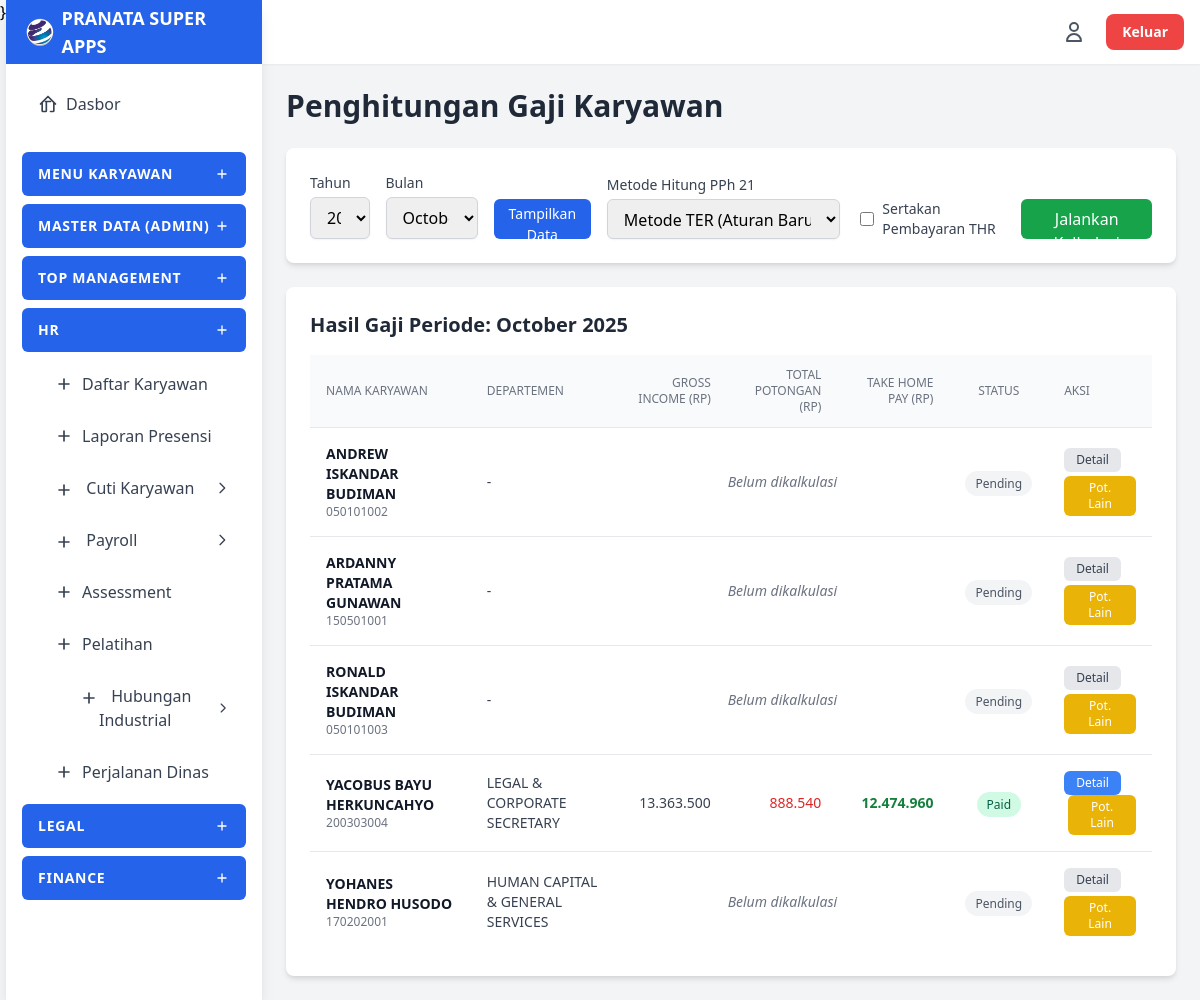
The page /modules/hr/hr_hitung_gaji.php (signed in) on the database its author committed.
### tables this page shows
CREATE TABLE `users` (
  `id` int(11) NOT NULL,
  `nik` varchar(50) NOT NULL COMMENT 'Nomor Induk Karyawan',
  `password` varchar(255) NOT NULL COMMENT 'Gunakan password_hash() di PHP',
  `nama_lengkap` varchar(255) NOT NULL,
  `email` varchar(255) NOT NULL,
  `jenis_kelamin` enum('Laki-laki','Perempuan') DEFAULT NULL,
  `alamat` text DEFAULT NULL,
  `telepon` varchar(30) DEFAULT NULL,
  `no_ktp` varchar(50) DEFAULT NULL,
  `npwp` varchar(50) DEFAULT NULL,
  `status_perkawinan` varchar(20) DEFAULT NULL COMMENT 'Misal: TK/0, K/1, K/2, K/3',
  `pendidikan_terakhir` enum('Tidak Sekolah','SD','SMP','SMA/SMK','D1','D2','D3','S1','S2','S3') DEFAULT NULL,
  `jumlah_tanggungan` int(2) NOT NULL DEFAULT 0,
  `nama_jabatan` varchar(100) DEFAULT NULL,
  `pic` varchar(100) DEFAULT NULL,
  `id_direktorat` int(11) DEFAULT NULL,
  `id_divisi` int(11) DEFAULT NULL,
  `id_departemen` int(11) DEFAULT NULL,
  `id_section` int(11) DEFAULT NULL,
  `atasan_id` int(11) DEFAULT NULL COMMENT 'FK ke users.id (Atasan Langsung)',
  `tanggal_masuk` date DEFAULT NULL,
  `jumlah_cuti` int(5) DEFAULT 12,
  `penempatan_kerja` varchar(100) DEFAULT NULL,
  `status_karyawan` enum('PKWT','PKWTT','BOD','BOC','Freelance','OS','Magang','KHL') NOT NULL DEFAULT 'PKWT',
  `terakhir_cuti` date DEFAULT NULL,
  `expired_pkwt` date DEFAULT NULL,
  `bank_nama` varchar(100) DEFAULT NULL,
  `bank_rekening` varchar(100) DEFAULT NULL,
  `bank_atas_nama` varchar(255) DEFAULT NULL,
  `kontak_darurat_nama` varchar(255) DEFAULT NULL,
  `kontak_darurat_hubungan` varchar(100) DEFAULT NULL,
  `kontak_darurat_telepon` varchar(30) DEFAULT NULL,
  `tier` enum('Admin','Staf','Supervisor','Manager','Direksi','Komisaris','Pemegang Saham') NOT NULL,
  `app_akses` enum('Admin','HR','Legal','Finance','Top Management','Karyawan') NOT NULL DEFAULT 'Karyawan',
  `foto_profile_path` varchar(255) DEFAULT NULL,
  `created_at` timestamp NOT NULL DEFAULT current_timestamp()
);

CREATE TABLE `departemen` (
  `id` int(11) NOT NULL,
  `id_divisi` int(11) NOT NULL,
  `nama_departemen` varchar(255) NOT NULL,
  `kode_departemen` varchar(2) DEFAULT NULL COMMENT '2 digit kode unik departemen',
  `nomor_urut_terakhir` int(3) NOT NULL DEFAULT 0 COMMENT 'Nomor urut terakhir yg digunakan',
  `id_pimpinan` int(11) DEFAULT NULL COMMENT 'FK ke users.id (Manager)'
);

CREATE TABLE `payroll_history` (
  `id` int(11) NOT NULL,
  `user_id` int(11) NOT NULL,
  `periode_tahun` year(4) NOT NULL,
  `periode_bulan` int(2) NOT NULL,
  `tanggal_mulai_periode` date NOT NULL,
  `tanggal_selesai_periode` date NOT NULL,
  `jumlah_hari_kerja_periode` int(2) NOT NULL,
  `jumlah_kehadiran_aktual` int(2) NOT NULL,
  `gaji_pokok_final` bigint(20) NOT NULL DEFAULT 0 COMMENT 'Gaji pokok setelah pro-rata (jika absen)',
  `total_tunjangan_tetap` bigint(20) NOT NULL DEFAULT 0,
  `total_tunjangan_tidak_tetap` bigint(20) NOT NULL DEFAULT 0,
  `total_tunjangan_lain` bigint(20) NOT NULL DEFAULT 0 COMMENT 'Misal: Tunj. Komunikasi (Reimburse)',
  `total_gross_income` bigint(20) NOT NULL DEFAULT 0,
  `total_potongan_bpjs` bigint(20) NOT NULL DEFAULT 0,
  `total_potongan_pph21` bigint(20) NOT NULL DEFAULT 0,
  `total_potongan_lainnya` bigint(20) NOT NULL DEFAULT 0 COMMENT 'Dari tabel payroll_potongan_lain',
  `take_home_pay` bigint(20) NOT NULL DEFAULT 0,
  `status` enum('Calculated','Locked','Paid') NOT NULL DEFAULT 'Calculated',
  `calculated_by_id` int(11) NOT NULL,
  `calculated_at` timestamp NOT NULL DEFAULT current_timestamp() ON UPDATE current_timestamp()
);

### modules/hr/hr_hitung_gaji.php (the view, shortened to what this page needs)
<?php
require '../../includes/header.php';
$errors = [];
$current_db_year = 2025;
$current_db_month = 10;
$filter_tahun = (int)($_GET['filter_tahun'] ?? $current_db_year);
$filter_bulan = (int)($_GET['filter_bulan'] ?? $current_db_month);
$limit = 25;
$page = isset($_GET['halaman']) ? (int)$_GET['halaman'] : 1;
$offset = ($page - 1) * $limit;
$sql_where_users = " WHERE u.status_karyawan IN ('PKWT', 'PKWTT', 'BOD', 'BOC') AND u.tier != 'Admin' ";
$payroll_results = [];
$sql_display = "SELECT
                    u.id as user_id, u.nama_lengkap, u.nik, d.nama_departemen,
                    ph.id as history_id, ph.gaji_pokok_final,
                    ph.total_tunjangan_tetap, ph.total_tunjangan_tidak_tetap, ph.total_tunjangan_lain,
                    ph.total_gross_income, ph.total_potongan_bpjs,
                    ph.total_potongan_pph21, ph.total_potongan_lainnya,
                    ph.take_home_pay, ph.status
                FROM users u
                LEFT JOIN departemen d ON u.id_departemen = d.id
                LEFT JOIN payroll_history ph ON u.id = ph.user_id
                                              AND ph.periode_tahun = ?
                                              AND ph.periode_bulan = ?
                $sql_where_users
                ORDER BY u.nama_lengkap ASC
                LIMIT ? OFFSET ?";
$stmt_display = $conn->prepare($sql_display);
if (!$stmt_display) {
     $errors[] = "Gagal prepare query display: " . $conn->error;
} else {
    $stmt_display->bind_param("iiii", $filter_tahun, $filter_bulan, $limit, $offset);
    $stmt_display->execute();
    $result_display = $stmt_display->get_result();
    while ($row = $result_display->fetch_assoc()) {
        $payroll_results[] = $row;
    }
}
require '../../includes/sidebar.php';
?>
<main class="flex-1 overflow-x-hidden overflow-y-auto bg-gray-100 p-6">
    <h1 class="text-3xl font-bold text-gray-800 mb-6">Penghitungan Gaji Karyawan</h1>
    <div class="card mb-6">
        <div class="card-content">
            <div class="flex flex-col md:flex-row justify-between items-start md:items-end gap-4">
                <form action="hr_hitung_gaji.php" method="GET" class="flex items-end gap-4">
                    <div>
                        <label for="filter_tahun" class="form-label">Tahun</label>
                        <select id="filter_tahun" name="filter_tahun" class="form-input">
                            <?php for ($y = 2024; $y <= 2026; $y++): ?>
                            <option value="<?php echo $y; ?>" <?php if ($y == $filter_tahun) echo 'selected'; ?>><?php echo $y; ?></option>
                            <?php endfor; ?>
                        </select>
                    </div>
                    <div>
                        <label for="filter_bulan" class="form-label">Bulan</label>
                        <select id="filter_bulan" name="filter_bulan" class="form-input">
                            <?php for ($m = 1; $m <= 12; $m++): ?>
                            <option value="<?php echo $m; ?>" <?php if ($m == $filter_bulan) echo 'selected'; ?>><?php echo date('F', mktime(0, 0, 0, $m, 10)); ?></option>
                            <?php endfor; ?>
                        </select>
                    </div>
                    <button type="submit" class="btn-primary-sm bg-blue-600 hover:bg-blue-700 h-10">
                        Tampilkan Data
                    </button>
                </form>
                <form id="runCalculationForm" action="hr_hitung_gaji.php?filter_tahun=<?php echo $filter_tahun; ?>&filter_bulan=<?php echo $filter_bulan; ?>" method="POST" class="flex items-end gap-3">
                    <div>
                        <label for="metode_pph_pilihan" class="form-label">Metode Hitung PPh 21</label>
                        <select id="metode_pph_pilihan" name="metode_pph_pilihan" class="form-input h-10">
                            <option value="TER">Metode TER (Aturan Baru PMK 168)</option>
                        </select>
                    </div>
                    <div class="flex items-center h-10 ml-2">
                        <input id="include_thr" name="include_thr" type="checkbox" value="1" class="h-5 w-5 text-blue-600 border-gray-300 rounded focus:ring-blue-500">
                        <label for="include_thr" class="ml-2 block text-sm font-medium text-gray-700">
                            Sertakan Pembayaran THR
                        </label>
                    </div>
                    <button type="button"
                            onclick="openConfirmRunModal()"
                            class="btn-primary-sm bg-green-600 hover:bg-green-700 h-10 text-base px-4 py-2">
                        Jalankan Kalkulasi
                    </button>
                </form>
                </div>
        </div>
    </div>
    <div class="card">
        <div class="card-content">
            <h3 class="text-xl font-semibold text-gray-800 mb-4">
                Hasil Gaji Periode: <?php echo date('F', mktime(0, 0, 0, $filter_bulan, 10)) . " " . $filter_tahun; ?>
            </h3>
            <div class="overflow-x-auto">
                <table class="w-full divide-y divide-gray-200">
                    <thead class="bg-gray-50">
                        <tr>
                            <th class="px-4 py-3 text-left text-xs font-medium text-gray-500 uppercase">Nama Karyawan</th>
                            <th class="px-4 py-3 text-left text-xs font-medium text-gray-500 uppercase">Departemen</th>
                            <th class="px-4 py-3 text-right text-xs font-medium text-gray-500 uppercase">Gross Income (Rp)</th>
                            <th class="px-4 py-3 text-right text-xs font-medium text-gray-500 uppercase">Total Potongan (Rp)</th>
                            <th class="px-4 py-3 text-right text-xs font-medium text-gray-500 uppercase">Take Home Pay (Rp)</th>
                            <th class="px-4 py-3 text-center text-xs font-medium text-gray-500 uppercase">Status</th>
                            <th class="px-4 py-3 text-left text-xs font-medium text-gray-500 uppercase">Aksi</th>
                        </tr>
                    </thead>
                    <tbody class="bg-white divide-y divide-gray-200">
                        <?php if (empty($payroll_results)): ?>
                            <tr>
                                <td colspan="7" class="px-4 py-4 text-center text-sm text-gray-500">
                                    Tidak ada data karyawan.
                                </td>
                            </tr>
                        <?php else: ?>
                            <?php foreach ($payroll_results as $row): ?>
                                <tr>
                                    <td class="px-4 py-4 text-sm text-gray-900">
                                        <div class="font-semibold"><?php echo htmlspecialchars($row['nama_lengkap']); ?></div>
                                        <div class="text-xs text-gray-500"><?php echo htmlspecialchars($row['nik']); ?></div>
                                    </td>
                                    <td class="px-4 py-4 text-sm text-gray-700"><?php echo htmlspecialchars($row['nama_departemen'] ?? '-'); ?></td>
                                    <?php if (empty($row['history_id'])):  ?>
                                        <td colspan="3" class="px-4 py-4 text-center text-sm text-gray-500 italic">
                                            Belum dikalkulasi
                                        </td>
                                        <td class="px-4 py-4 text-center">
                                            <span class="status-badge status-pending">Pending</span>
                                        </td>
                                        <td class="px-4 py-4 text-sm">
                                            <button type="button" class="btn-primary-sm btn-secondary text-xs" disabled>Detail</button>
                                            <button type="button"
                                                    onclick="openPotonganModal(<?php echo $row['user_id']; ?>, '<?php echo htmlspecialchars(addslashes($row['nama_lengkap'])); ?>')"
                                                    class="btn-primary-sm bg-yellow-500 hover:bg-yellow-600 text-xs mt-1">
                                                Pot. Lain
                                            </button>
                                        </td>
                                    <?php else:
                                        $total_potongan = $row['total_potongan_bpjs'] + $row['total_potongan_pph21'] + $row['total_potongan_lainnya'];
                                    ?>
                                        <td class="px-4 py-4 text-sm text-gray-700 text-right"><?php echo number_format($row['total_gross_income'], 0, ',', '.'); ?></td>
                                        <td class="px-4 py-4 text-sm text-red-600 text-right"><?php echo number_format($total_potongan, 0, ',', '.'); ?></td>
                                        <td class="px-4 py-4 text-sm text-green-700 font-bold text-right"><?php echo number_format($row['take_home_pay'], 0, ',', '.'); ?></td>
                                        <td class="px-4 py-4 text-center">
                                            <?php
                                            $status = $row['status'];
                                            $status_class = 'status-pending';
                                            if ($status == 'Paid') $status_class = 'status-paid';
                                            echo "<span class='status-badge $status_class'>$status</span>";
                                            ?>
                                        </td>
                                        <td class="px-4 py-4 text-sm space-x-1">
                                            <button type="button"
                                                    onclick="openDetailModal(<?php echo $row['history_id']; ?>, '<?php echo htmlspecialchars(addslashes($row['nama_lengkap'])); ?>')"
                                                    class="btn-primary-sm bg-blue-500 hover:bg-blue-600 text-xs">
                                                Detail
                                            </button>
                                            <button type="button"
                                                    onclick="openPotonganModal(<?php echo $row['user_id']; ?>, '<?php echo htmlspecialchars(addslashes($row['nama_lengkap'])); ?>')"
                                                    class="btn-primary-sm bg-yellow-500 hover:bg-yellow-600 text-xs">
                                                Pot. Lain
                                            </button>
                                        </td>
                                    <?php endif; ?>
                                </tr>
                            <?php endforeach; ?>
                        <?php endif; ?>
                    </tbody>
                </table>
            </div>
            </div>
    </div>
</main>
<?php
require '../../includes/footer.php';
?>

### includes/header.php (style rules this page uses)
.form-input { display: block; width: 100%; padding: 0.5rem 0.75rem; border: 1px solid #d1d5db; border-radius: 0.375rem; box-shadow: 0 1px 2px 0 rgba(0, 0, 0, 0.05); transition: border-color 0.2s ease-in-out, box-shadow 0.2s ease-in-out; }
.form-label { display: block; margin-bottom: 0.25rem; font-size: 0.875rem; font-weight: 500; color: #374151; }
.card { background-color: white; border-radius: 0.5rem; box-shadow: 0 4px 6px -1px rgba(0, 0, 0, 0.1), 0 2px 4px -1px rgba(0, 0, 0, 0.06); overflow: hidden; }
.card-content { padding: 1.5rem; }
.btn-primary-sm { padding: 0.25rem 0.75rem; font-size: 0.875rem; font-weight: 500; color: white; background-color: #3b82f6; border-radius: 0.375rem; transition: background-color 0.2s; text-decoration: none; }
.btn-secondary { background-color: #e5e7eb; color: #374151; }

### modules/hr/hr_hitung_gaji.php (style rules this page uses)
.status-badge { padding: 0.25rem 0.625rem; font-size: 0.75rem; font-weight: 500; border-radius: 9999px; }
.status-paid { background-color: #D1FAE5; color: #065F46; }
.status-pending { background-color: #F3F4F6; color: #4B5563; }

### rows shown on the page
users: nama_lengkap "ANDREW ISKANDAR BUDIMAN", nik "050101002", nama_departemen "-"
users: nama_lengkap "ARDANNY PRATAMA GUNAWAN", nik "150501001", nama_departemen "-"
users: nama_lengkap "RONALD ISKANDAR BUDIMAN", nik "050101003", nama_departemen "-"
users: nama_lengkap "YACOBUS BAYU HERKUNCAHYO", nik "200303004", id_departemen.nama_departemen "LEGAL & CORPORATE SECRETARY", payroll_history.total_gross_income "13.363.500", payroll_history.total_potongan_bpjs+total_potongan_pph21+total_potongan_lainnya "888.540", payroll_history.take_home_pay "12.474.960", payroll_history.status "Paid"
users: nama_lengkap "YOHANES HENDRO HUSODO", nik "170202001", id_departemen.nama_departemen "HUMAN CAPITAL & GENERAL SERVICES"

### other values the page prints
$title "MENU KARYAWAN MASTER DATA (ADMIN) TOP MANAGEMENT HR LEGAL FINANCE"
date('F', mktime(0, 0, 0, $filter_bulan, 10)) "October"
$filter_tahun "2025"
form field filter_tahun "2025"
form field filter_bulan "October"
